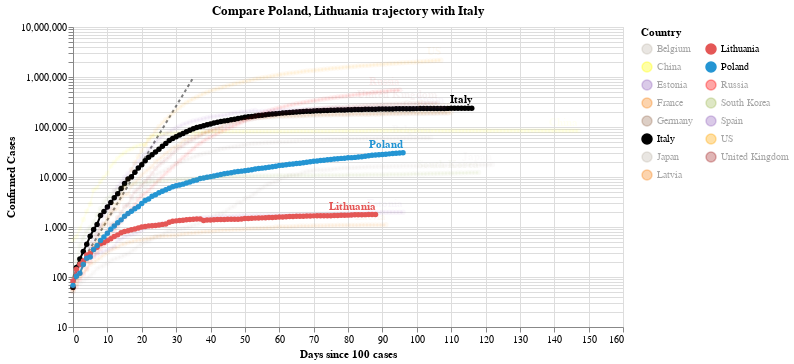

Notebook code cell kept with this figure:
### Code cell
#hide_input
chart2 = make_since_chart(dff2, ['Poland', 'Lithuania'], baseline_countries)
chart2

### Figure 1 — Vega-Lite specification as saved in the notebook (floating-point values rounded to 4 significant figures; data arrays with more than 128 entries replaced by an {"elided": "..."} marker saying what was removed)
{"config": {"view": {"continuousWidth": 400, "continuousHeight": 300}}, "layer": [{"data": {"name": "data-628230001892d6798b50651be41d1b3e"}, "mark": {"type": "line", "color": "black", "opacity": 0.5, "strokeDash": [3, 3]}, "encoding": {"x": {"type": "quantitative", "field": "Days since 100 cases"}, "y": {"type": "quantitative", "field": "Confirmed Cases"}}}, {"data": {"name": "data-4d87737737def58112822259212367cd"}, "mark": {"type": "line", "point": true}, "encoding": {"color": {"type": "nominal", "field": "Country", "legend": {"columns": 2}, "scale": {"domain": ["Belgium", "China", "Estonia", "France", "Germany", "Italy", "Japan", "Latvia", "Lithuania", "Poland", "Russia", "South Korea", "Spain", "US", "United Kingdom"], "range": ["#C1B7AD", "yellow", "#9467bd", "#F58518", "#9D755D", "black", "#C1B7AD", "#F58518", "#E45756", "#2495D3", "red", "#A1BA59", "#9467bd", "orange", "brown"]}}, "opacity": {"condition": {"value": 1, "selection": "selector004"}, "value": 0.05}, "tooltip": [{"type": "nominal", "field": "Country"}, {"type": "temporal", "field": "Date"}, {"type": "quantitative", "field": "Confirmed Cases"}, {"type": "quantitative", "field": "Days since 100 cases"}], "x": {"type": "quantitative", "field": "Days since 100 cases"}, "y": {"type": "quantitative", "field": "Confirmed Cases", "scale": {"type": "log"}}}, "selection": {"selector004": {"type": "multi", "fields": ["Country"], "bind": "legend", "init": [{"Country": "Poland"}, {"Country": "Lithuania"}, {"Country": "Italy"}]}}, "width": 550}, {"data": {"name": "data-4d87737737def58112822259212367cd"}, "mark": {"type": "text", "align": "right", "dy": -8, "fontWeight": "bold"}, "encoding": {"color": {"type": "nominal", "field": "Country", "legend": {"columns": 2}, "scale": {"domain": ["Belgium", "China", "Estonia", "France", "Germany", "Italy", "Japan", "Latvia", "Lithuania", "Poland", "Russia", "South Korea", "Spain", "US", "United Kingdom"], "range": ["#C1B7AD", "yellow", "#9467bd", "#F58518", "#9D755D", "black", "#C1B7AD", "#F58518", "#E45756", "#2495D3", "red", "#A1BA59", "#9467bd", "orange", "brown"]}}, "opacity": {"condition": {"value": 1, "selection": "selector004"}, "value": 0.05}, "text": {"type": "nominal", "field": "Country"}, "tooltip": [{"type": "nominal", "field": "Country"}, {"type": "temporal", "field": "Date"}, {"type": "quantitative", "field": "Confirmed Cases"}, {"type": "quantitative", "field": "Days since 100 cases"}], "x": {"type": "quantitative", "field": "Days since 100 cases"}, "y": {"type": "quantitative", "field": "Confirmed Cases", "scale": {"type": "log"}}}, "transform": [{"filter": "(datum['Date'] >= 1592352000000)"}], "width": 550}], "title": "Compare Poland, Lithuania trajectory with Italy", "$schema": "https://vega.github.io/schema/vega-lite/v4.0.2.json", "datasets": {"data-628230001892d6798b50651be41d1b3e": [{"Days since 100 cases": 0, "Confirmed Cases": 100.0}, {"Days since 100 cases": 1, "Confirmed Cases": 130.0}, {"Days since 100 cases": 2, "Confirmed Cases": 169.0}, {"Days since 100 cases": 3, "Confirmed Cases": 219.7}, {"Days since 100 cases": 4, "Confirmed Cases": 285.6}, {"Days since 100 cases": 5, "Confirmed Cases": 371.3}, {"Days since 100 cases": 6, "Confirmed Cases": 482.7}, {"Days since 100 cases": 7, "Confirmed Cases": 627.5}, {"Days since 100 cases": 8, "Confirmed Cases": 815.7}, {"Days since 100 cases": 9, "Confirmed Cases": 1060.0}, {"Days since 100 cases": 10, "Confirmed Cases": 1379.0}, {"Days since 100 cases": 11, "Confirmed Cases": 1792.0}, {"Days since 100 cases": 12, "Confirmed Cases": 2330.0}, {"Days since 100 cases": 13, "Confirmed Cases": 3029.0}, {"Days since 100 cases": 14, "Confirmed Cases": 3937.0}, {"Days since 100 cases": 15, "Confirmed Cases": 5119.0}, {"Days since 100 cases": 16, "Confirmed Cases": 6654.0}, {"Days since 100 cases": 17, "Confirmed Cases": 8650.0}, {"Days since 100 cases": 18, "Confirmed Cases": 11250.0}, {"Days since 100 cases": 19, "Confirmed Cases": 14620.0}, {"Days since 100 cases": 20, "Confirmed Cases": 19000.0}, {"Days since 100 cases": 21, "Confirmed Cases": 24710.0}, {"Days since 100 cases": 22, "Confirmed Cases": 32120.0}, {"Days since 100 cases": 23, "Confirmed Cases": 41750.0}, {"Days since 100 cases": 24, "Confirmed Cases": 54280.0}, {"Days since 100 cases": 25, "Confirmed Cases": 70560.0}, {"Days since 100 cases": 26, "Confirmed Cases": 91730.0}, {"Days since 100 cases": 27, "Confirmed Cases": 119300.0}, {"Days since 100 cases": 28, "Confirmed Cases": 155000.0}, {"Days since 100 cases": 29, "Confirmed Cases": 201500.0}, {"Days since 100 cases": 30, "Confirmed Cases": 262000.0}, {"Days since 100 cases": 31, "Confirmed Cases": 340600.0}, {"Days since 100 cases": 32, "Confirmed Cases": 442800.0}, {"Days since 100 cases": 33, "Confirmed Cases": 575600.0}, {"Days since 100 cases": 34, "Confirmed Cases": 748300.0}, {"Days since 100 cases": 35, "Confirmed Cases": 972800.0}], "data-4d87737737def58112822259212367cd": {"elided": "1628 records"}}}
